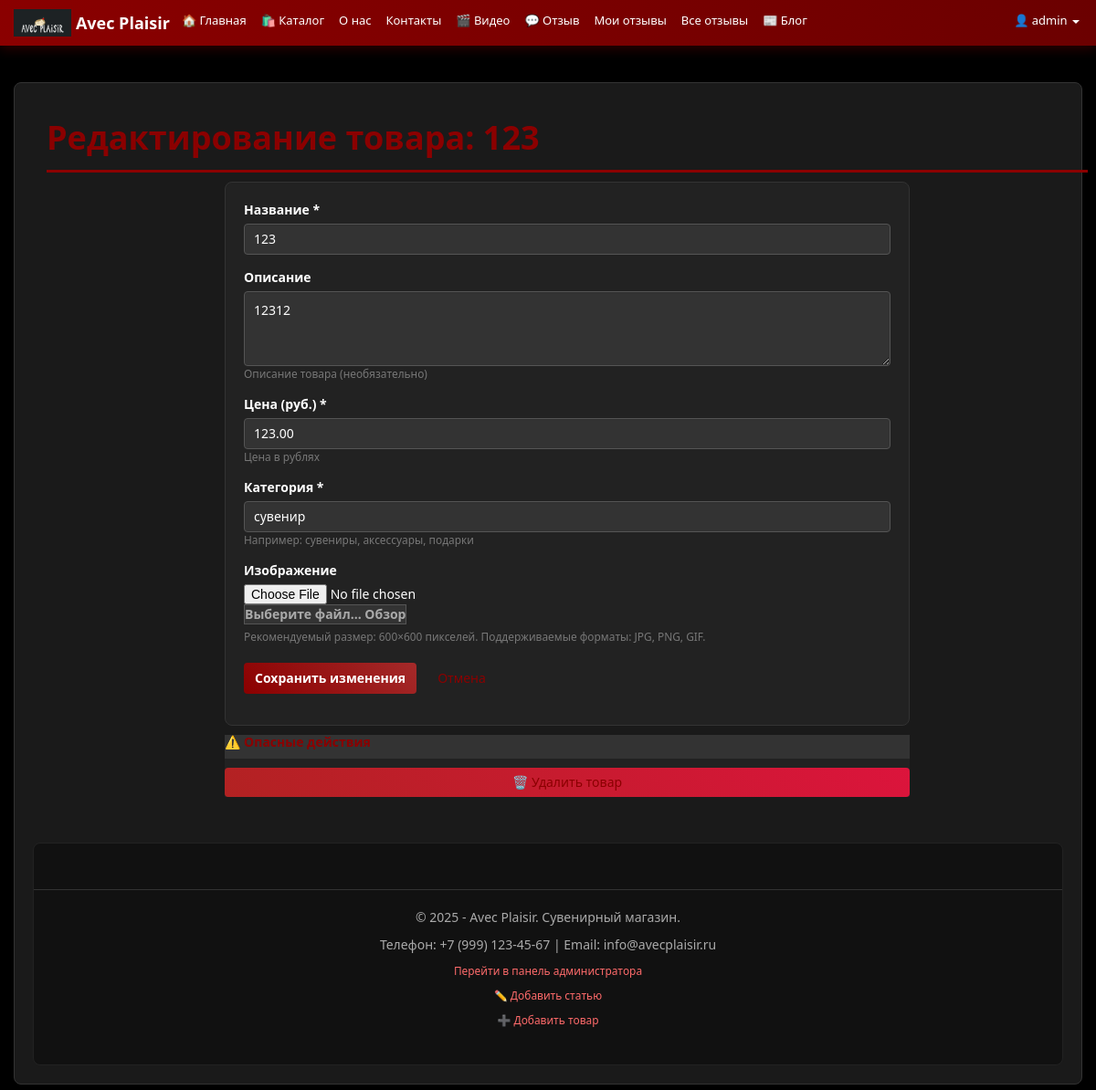
The app's page /catalog/edit/6/ (signed in) with its own data.
### app/models.py (models this page shows, shortened)
class Product(models.Model):
    name = models.CharField(max_length=200, verbose_name="Название")
    description = models.TextField(verbose_name="Описание", blank=True)
    price = models.DecimalField(max_digits=10, decimal_places=2, verbose_name="Цена")
    image = models.ImageField(
        upload_to='products/',
        verbose_name="Изображение товара",
        blank=True,
        null=True,
        help_text="Загрузите изображение товара"
    )
    category = models.CharField(
        max_length=100,
        verbose_name="Категория",
        default="сувенир"
    )
    created_at = models.DateTimeField(auto_now_add=True, verbose_name="Дата добавления")
    updated_at = models.DateTimeField(auto_now=True, verbose_name="Дата обновления")
    class Meta:
        verbose_name = "Товар"
        verbose_name_plural = "Товары"
        ordering = ['name']

### app/views.py (the view)
# urls.py: path('catalog/edit/<int:product_id>/', edit_product, name='edit_product'),
@login_required
def edit_product(request, product_id):
    if not (request.user.is_staff or request.user.is_superuser):
        messages.error(request, 'У вас нет прав для редактирования товаров.')
        return redirect('catalog')
    product = get_object_or_404(Product, id=product_id)
    if request.method == 'POST':
        form = ProductForm(request.POST, request.FILES, instance=product)
        if form.is_valid():
            form.save()
            messages.success(request, f'✅ Товар "{product.name}" успешно обновлен!')
            return redirect('catalog')
    else:
        form = ProductForm(instance=product)
    return render(request, 'app/create_product.html', {
        'form': form,
        'product': product,
        'title': f'Редактирование товара: {product.name}'
    })

### app/templates/app/create_product.html (shortened to what this page needs)
﻿{% extends "app/layout.html" %}
{% block content %}
<div class="container">
    <h1>{{ title }}</h1>
    <div class="row">
        <div class="col-md-8 col-md-offset-2">
            <div class="form-card" style="background: #222; padding: 20px; border-radius: 8px; border: 1px solid #333;">
                <form method="post" enctype="multipart/form-data">
                    <div class="form-group">
                        <label for="{{ form.name.id_for_label }}">{{ form.name.label }} *</label>
                        {{ form.name }}
                    </div>
                    <div class="form-group">
                        <label for="{{ form.description.id_for_label }}">{{ form.description.label }}</label>
                        {{ form.description }}
                        <small class="form-text text-muted">Описание товара (необязательно)</small>
                    </div>
                    <div class="form-group">
                        <label for="{{ form.price.id_for_label }}">{{ form.price.label }} *</label>
                        {{ form.price }}
                        <small class="form-text text-muted">Цена в рублях</small>
                    </div>
                    <div class="form-group">
                        <label for="{{ form.category.id_for_label }}">{{ form.category.label }} *</label>
                        {{ form.category }}
                        <small class="form-text text-muted">Например: сувениры, аксессуары, подарки</small>
                    </div>
                    <div class="form-group">
                        <label for="{{ form.image.id_for_label }}">{{ form.image.label }}</label>
                        <div class="custom-file">
                            {{ form.image }}
                            <label class="custom-file-label" for="{{ form.image.id_for_label }}">
                                {% if product and product.image %}
                                Текущее: {{ product.image.name|slice:"9:" }}
                                {% else %}
                                Выберите файл...
                                {% endif %}
                            </label>
                        </div>
                        <small class="form-text text-muted">
                            Рекомендуемый размер: 600×600 пикселей. Поддерживаемые форматы: JPG, PNG, GIF.
                        </small>
                    </div>
                    <div class="form-actions" style="margin-top: 20px; display: flex; gap: 10px;">
                        <button type="submit" class="btn btn-primary">
                            {% if product %}Сохранить изменения{% else %}Создать товар{% endif %}
                        </button>
                        <a href="{% url 'catalog' %}" class="btn btn-secondary">
                        </a>
                    </div>
                </form>
            </div>
            {% if product %}
            <div class="card mt-4" style="background: #222; border-color: #8B0000;">
                <div class="card-header" style="background: #333; border-color: #8B0000;">
                    <h5>⚠️ Опасные действия</h5>
                </div>
                <div class="card-body">
                    <a href="{% url 'delete_product' product.id %}"
                       class="btn btn-danger btn-block"
                       onclick="return confirm('Удалить товар {{ product.name }}? Это действие нельзя отменить!')">
                        🗑️ Удалить товар
                    </a>
                </div>
            </div>
            {% endif %}
        </div>
    </div>
</div>
{% endblock %}

### app/templates/app/layout.html (shortened to what this page needs)
{% load static %}
<!DOCTYPE html>
<html lang="ru">
<head>
    <link href="https://cdn.jsdelivr.net/npm/bootstrap@3.4.1/dist/css/bootstrap.min.css" rel="stylesheet">
</head>
<body>
    <nav class="navbar navbar-inverse navbar-fixed-top">
        <div class="container">
            <div class="navbar-header">
                <a href="{% url 'home' %}" class="navbar-brand">
                    <img src="/static/app/images/logo.png" alt="Avec Plaisir">
                    Avec Plaisir
                </a>
            </div>
            <div class="navbar-collapse collapse">
                <ul class="nav navbar-nav">
                    <li><a href="{% url 'home' %}">🏠 Главная</a></li>
                    <li><a href="{% url 'catalog' %}">🛍️ Каталог</a></li>
                    <li><a href="{% url 'about' %}">О нас</a></li>
                    <li><a href="{% url 'contact' %}">Контакты</a></li>
                    <li><a href="{% url 'video_page' %}">🎬 Видео</a></li>
                    {% if user.is_authenticated %}
                    <li><a href="{% url 'feedback' %}">💬 Отзыв</a></li>
                    <li><a href="{% url 'my_feedbacks' %}">Мои отзывы</a></li>
                    {% endif %}
                    <li><a href="{% url 'feedback_list' %}">Все отзывы</a></li>
                    <li><a href="{% url 'blog_list' %}">📰 Блог</a></li>
                </ul>
                <ul class="nav navbar-nav navbar-right">
                    {% if user.is_authenticated %}
                    <li class="dropdown">
                        <a href="#" class="dropdown-toggle" data-toggle="dropdown" role="button" aria-haspopup="true" aria-expanded="false">
                            {% if user.username|length > 10 %}
                            👤 {{ user.username|slice:":8" }}..
                            {% else %}
                            👤 {{ user.username }}
                            {% endif %}
                            <span class="caret"></span>
                        </a>
                    </li>
                    {% else %}
                    <li><a href="{% url 'login' %}">🔑 Вход</a></li>
                    <li><a href="{% url 'register' %}">📝 Регистрация</a></li>
                    {% endif %}
                </ul>
            </div>
        </div>
    </nav>
    <div class="container body-content">
        {% block content %}{% endblock %}
        <footer>
            <hr />
            <p>&copy; {% now "Y" %} - Avec Plaisir. Сувенирный магазин.</p>
            <p>Телефон: +7 (999) 123-45-67 | Email: info@avecplaisir.ru</p>
            {% if user.is_staff or user.is_superuser %}
            <p><small><a href="/admin/">Перейти в панель администратора</a></small></p>
            <p><small><a href="{% url 'create_article' %}">✏️ Добавить статью</a></small></p>
            <p><small><a href="{% url 'create_product' %}">➕ Добавить товар</a></small></p>
            {% endif %}
        </footer>
    </div>
</body>
</html>

### app/templates/app/layout.html (style rules this page uses)
body { background-color: #000000 !important; color: #ffffff; font-family: 'Segoe UI', Tahoma, Geneva, Verdana, sans-serif; margin: 0; padding-top: 60px; min-height: 100vh; }
.navbar { background: linear-gradient(45deg, #8B0000, #6B0000) !important; border: none !important; box-shadow: 0 4px 12px rgba(139, 0, 0, 0.3); min-height: 50px; }
.navbar a { color: white !important; }
.navbar-brand { font-weight: bold; font-size: 18px; display: flex; align-items: center; padding: 8px 5px; }
.navbar-brand img { height: 30px; margin-right: 5px; }
.navbar-nav > li > a { font-weight: 500; transition: all 0.3s ease; border-radius: 4px; margin: 0 2px; padding: 12px 6px !important; font-size: 13px; white-space: nowrap; }
.navbar > .container { padding-left: 10px; padding-right: 10px; max-width: 100%; }
.container.body-content { background: #1a1a1a; color: #ffffff; padding: 20px; border-radius: 8px; box-shadow: 0 2px 20px rgba(0,0,0,0.5); margin-top: 10px; margin-bottom: 20px; min-height: 100px; border: 1px solid #333; }
.btn-primary { background: linear-gradient(45deg, #8B0000, #A52A2A) !important; border: none !important; color: white !important; font-weight: bold; transition: all 0.3s ease; }
.btn-danger { background: linear-gradient(45deg, #B22222, #DC143C) !important; border: none !important; }
footer { background: #111; border-top: 2px solid #8B0000; margin-top: 50px; padding: 30px 0; color: #aaa; text-align: center; border-radius: 8px; border: 1px solid #222; }
footer hr { border-color: #333; }
footer a { color: #ff6b6b !important; }
h1, h2, h3, h4, h5, h6 { color: #8B0000 !important; font-family: 'Segoe UI', Tahoma, Geneva, Verdana, sans-serif; font-weight: 600; border-bottom: 1px solid #333; padding-bottom: 10px; }
h1 { border-bottom: 3px solid #8B0000; padding-bottom: 15px; }
.body-content a { color: #8B0000; text-decoration: none; transition: all 0.3s ease; }
.form-control { background-color: #222; border: 1px solid #444; border-radius: 4px; padding: 10px; color: white; }

### app/templates/app/create_product.html (style rules this page uses)
.custom-file-label::after { content: "Обзор"; }
.form-control, .custom-file-input { background-color: #333; border: 1px solid #555; color: white; }
.custom-file-label { background-color: #333; border: 1px solid #555; color: #aaa; }

### records on screen
Product: name "123", description "12312", price "123.00", category "сувенир"

### other values on screen
{{ user.username }} "admin"
